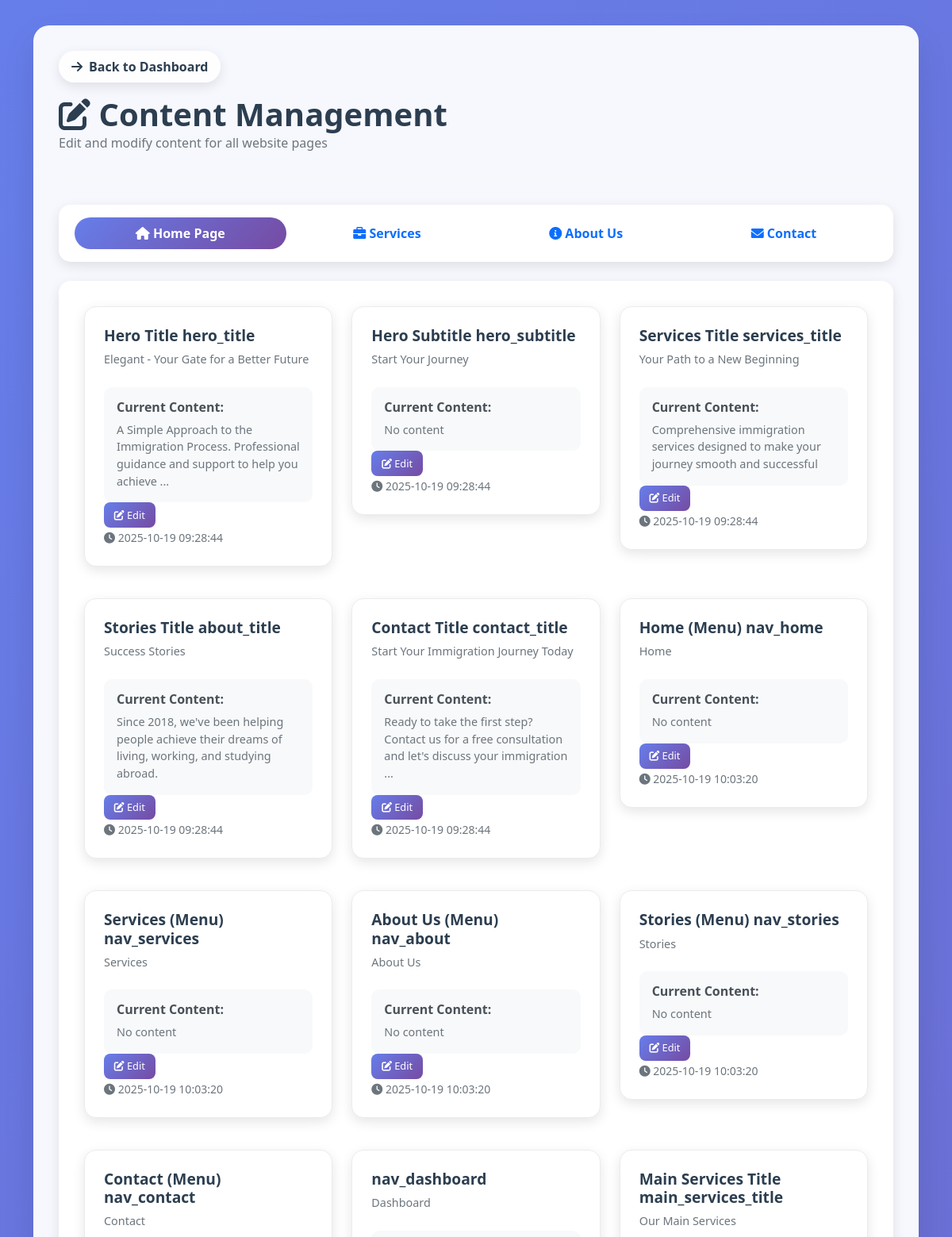
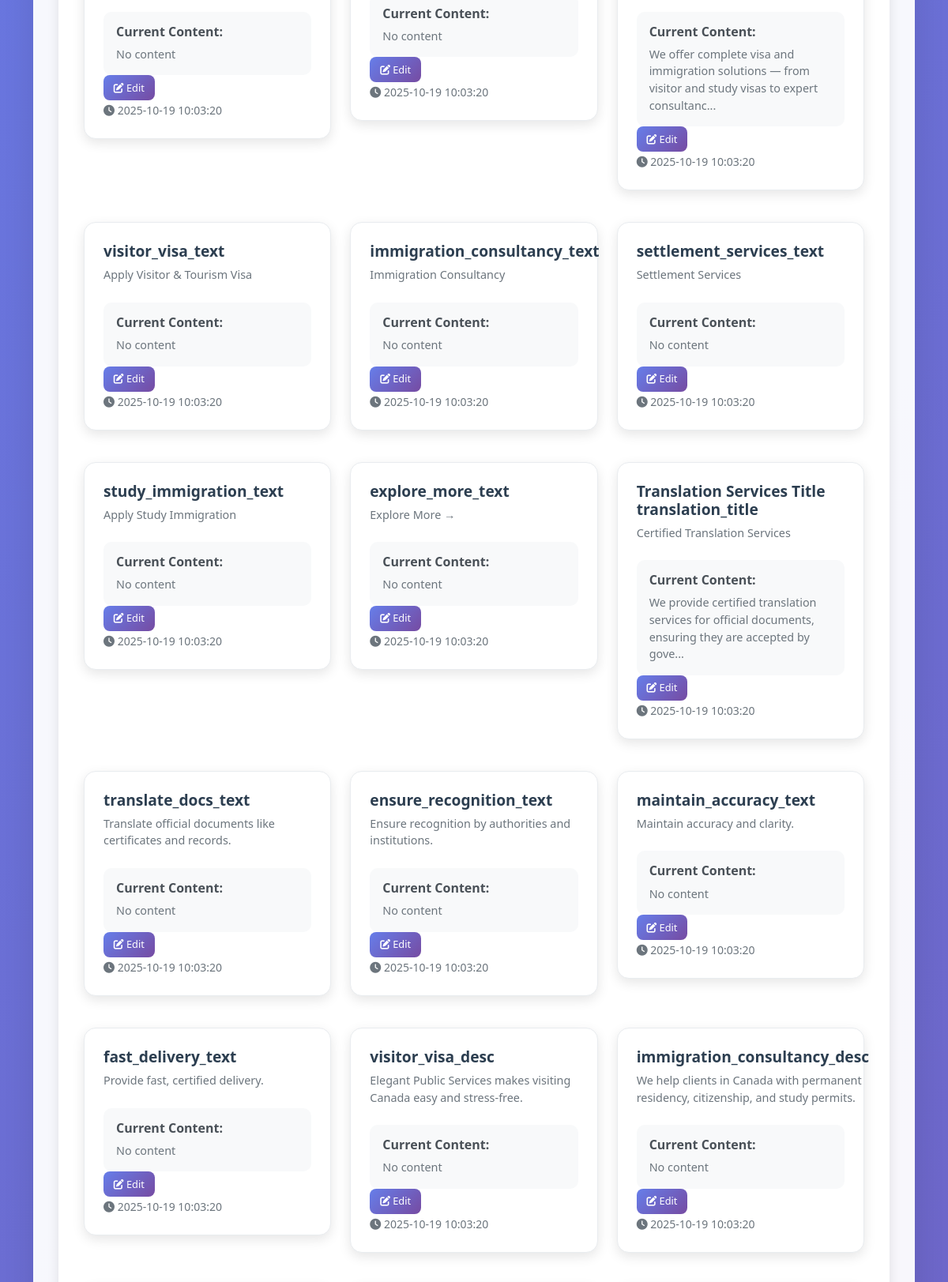
/dashboard/content (upper part), run on the app's committed database (2 pictures, top to bottom).
### tables this page shows
CREATE TABLE page_sections (
            id INTEGER PRIMARY KEY AUTOINCREMENT,
            page_name TEXT NOT NULL,
            section_key TEXT NOT NULL,
            title_en TEXT,
            title_ar TEXT,
            content_en TEXT,
            content_ar TEXT,
            image_url TEXT,
            order_index INTEGER DEFAULT 0,
            is_active BOOLEAN DEFAULT 1,
            updated_at TIMESTAMP DEFAULT CURRENT_TIMESTAMP,
            UNIQUE(page_name, section_key)
        );

### app.py (the view)
@app.route('/dashboard/content')
def dashboard_content():
    conn = get_db_connection()
    sections = conn.execute('''
        SELECT * FROM page_sections
        WHERE page_name = 'index'
        ORDER BY order_index ASC
    ''').fetchall()
    conn.close()
    current_lang = get_language()
    return render_template('dashboard_content.html', sections=sections, current_lang=current_lang, languages=SUPPORTED_LANGUAGES)

### app.py (called while the page is built)
def get_language():
    return session.get('language', 'en')

def get_db_connection():
    conn = sqlite3.connect('website_content.db')
    conn.row_factory = sqlite3.Row
    return conn

### templates/dashboard_content.html (shortened to what this page needs)
<!DOCTYPE html>
<html lang="{% if current_lang == 'ar' %}ar{% else %}en{% endif %}" dir="{% if current_lang == 'ar' %}rtl{% else %}ltr{% endif %}">
<head>
    <link href="https://cdn.jsdelivr.net/npm/bootstrap@5.1.3/dist/css/bootstrap.min.css" rel="stylesheet">
    <link href="https://cdnjs.cloudflare.com/ajax/libs/font-awesome/6.0.0/css/all.min.css" rel="stylesheet">
</head>
<body>
    <div class="container">
        <div class="dashboard-container">
            <a href="{{ url_for('dashboard') }}" class="back-btn">
                <i class="fas fa-arrow-right"></i> {% if current_lang == 'ar' %}العودة للوحة التحكم{% else %}Back to Dashboard{% endif %}
            </a>
            <div class="page-header">
                <div>
                    <h1><i class="fas fa-edit"></i> {% if current_lang == 'ar' %}إدارة المحتوى{% else %}Content Management{% endif %}</h1>
                    <p class="text-muted">{% if current_lang == 'ar' %}تحرير وتعديل محتوى جميع صفحات الموقع{% else %}Edit and modify content for all website pages{% endif %}</p>
                </div>
            </div>
            <div class="page-tabs mb-4">
                <div class="nav nav-pills nav-fill" id="page-tabs" role="tablist">
                    <button class="nav-link active" id="index-tab" data-bs-toggle="pill" data-bs-target="#index-content" type="button" role="tab">
                        <i class="fas fa-home"></i> {% if current_lang == 'ar' %}الصفحة الرئيسية{% else %}Home Page{% endif %}
                    </button>
                    <button class="nav-link" id="services-tab" data-bs-toggle="pill" data-bs-target="#services-content" type="button" role="tab">
                        <i class="fas fa-briefcase"></i> {% if current_lang == 'ar' %}الخدمات{% else %}Services{% endif %}
                    </button>
                    <button class="nav-link" id="about-tab" data-bs-toggle="pill" data-bs-target="#about-content" type="button" role="tab">
                        <i class="fas fa-info-circle"></i> {% if current_lang == 'ar' %}من نحن{% else %}About Us{% endif %}
                    </button>
                    <button class="nav-link" id="contact-tab" data-bs-toggle="pill" data-bs-target="#contact-content" type="button" role="tab">
                        <i class="fas fa-envelope"></i> {% if current_lang == 'ar' %}تواصل معنا{% else %}Contact{% endif %}
                    </button>
                </div>
            </div>
            <div class="tab-content" id="page-tabsContent">
                <div class="tab-pane fade show active" id="index-content" role="tabpanel">
                    <div class="row">
                        {% for section in sections %}
                        {% if section.page_name == 'index' %}
                        <div class="col-md-6 col-lg-4 mb-3">
                            <div class="content-section">
                                <div class="section-header">
                                    <div>
                                        <h3 class="section-title">
                                            {% if current_lang == 'ar' %}
                                                {% if section.section_key == 'hero_title' %}العنوان الرئيسي{% endif %}
                                                {% if section.section_key == 'hero_subtitle' %}العنوان الفرعي{% endif %}
                                                {% if section.section_key == 'services_title' %}عنوان الخدمات{% endif %}
                                                {% if section.section_key == 'about_title' %}عنوان القصص{% endif %}
                                                {% if section.section_key == 'contact_title' %}عنوان التواصل{% endif %}
                                                {% if section.section_key == 'nav_home' %}الرئيسية (القائمة){% endif %}
                                                {% if section.section_key == 'nav_services' %}الخدمات (القائمة){% endif %}
                                                {% if section.section_key == 'nav_about' %}من نحن (القائمة){% endif %}
                                                {% if section.section_key == 'nav_stories' %}القصص (القائمة){% endif %}
                                                {% if section.section_key == 'nav_contact' %}تواصل معنا (القائمة){% endif %}
                                                {% if section.section_key == 'main_services_title' %}عنوان الخدمات الرئيسية{% endif %}
                                                {% if section.section_key == 'translation_title' %}عنوان خدمات الترجمة{% endif %}
                                                {% if section.section_key == 'why_choose_us_title' %}لماذا تختارنا{% endif %}
                                                {% if section.section_key == 'consultation_title' %}طلب الاستشارة{% endif %}
                                                {% if section.section_key == 'quick_contact_title' %}التواصل السريع{% endif %}
                                                {% if section.section_key == 'our_offices_title' %}مكاتبنا{% endif %}
                                                {{ section.section_key }}
                                            {% else %}
                                                {% if section.section_key == 'hero_title' %}Hero Title{% endif %}
                                                {% if section.section_key == 'hero_subtitle' %}Hero Subtitle{% endif %}
                                                {% if section.section_key == 'services_title' %}Services Title{% endif %}
                                                {% if section.section_key == 'about_title' %}Stories Title{% endif %}
                                                {% if section.section_key == 'contact_title' %}Contact Title{% endif %}
                                                {% if section.section_key == 'nav_home' %}Home (Menu){% endif %}
                                                {% if section.section_key == 'nav_services' %}Services (Menu){% endif %}
                                                {% if section.section_key == 'nav_about' %}About Us (Menu){% endif %}
                                                {% if section.section_key == 'nav_stories' %}Stories (Menu){% endif %}
                                                {% if section.section_key == 'nav_contact' %}Contact (Menu){% endif %}
                                                {% if section.section_key == 'main_services_title' %}Main Services Title{% endif %}
                                                {% if section.section_key == 'translation_title' %}Translation Services Title{% endif %}
                                                {{ section.section_key }}
                                            {% endif %}
                                        </h3>
                                        <p class="section-preview">
                                            {% if current_lang == 'ar' %}
                                                {{ section.title_ar or section.title_en or 'لا يوجد عنوان' }}
                                            {% else %}
                                                {{ section.title_en or section.title_ar or 'No title' }}
                                            {% endif %}
                                        </p>
                                    </div>
                                </div>
                                <div class="section-info">
                                    <h6>{% if current_lang == 'ar' %}المحتوى الحالي:{% else %}Current Content:{% endif %}</h6>
                                    <p>
                                        {% if current_lang == 'ar' %}
                                            {{ (section.content_ar or section.content_en or 'لا يوجد محتوى')[:100] }}{% if (section.content_ar or section.content_en) and (section.content_ar or section.content_en)|length > 100 %}...{% endif %}
                                        {% else %}
                                            {{ (section.content_en or section.content_ar or 'No content')[:100] }}{% if (section.content_en or section.content_ar) and (section.content_en or section.content_ar)|length > 100 %}...{% endif %}
                                        {% endif %}
                                    </p>
                                </div>
                                <div class="section-actions">
                                    <a href="{{ url_for('edit_content', section_id=section.id) }}"
                                       class="btn btn-primary btn-sm">
                                        <i class="fas fa-edit"></i> {% if current_lang == 'ar' %}تعديل{% else %}Edit{% endif %}
                                    </a>
                                </div>
                                <small class="text-muted">
                                    <i class="fas fa-clock"></i>
                                    {{ section.updated_at }}
                                </small>
                            </div>
                        </div>
                        {% endif %}
                        {% endfor %}
                    </div>
                </div>
            </div>
        </div>
    </div>
</body>
</html>

### templates/dashboard_content.html (style rules this page uses)
body { background: linear-gradient(135deg, #667eea 0%, #764ba2 100%); min-height: 100vh; font-family: 'Segoe UI', Tahoma, Geneva, Verdana, sans-serif; }
.dashboard-container { background: rgba(255, 255, 255, 0.95); border-radius: 20px; box-shadow: 0 20px 40px rgba(0, 0, 0, 0.1); margin: 2rem auto; padding: 2rem; }
.page-header { display: flex; justify-content: space-between; align-items: center; margin-bottom: 2rem; padding-bottom: 1rem; border-bottom: 2px solid #f8f9fa; }
.page-header h1 { color: #2c3e50; font-weight: 700; margin: 0; }
.content-section { background: white; border-radius: 15px; padding: 1.5rem; margin-bottom: 1.5rem; box-shadow: 0 5px 15px rgba(0, 0, 0, 0.1); transition: all 0.3s ease; border: 1px solid #e9ecef; }
.section-header { display: flex; justify-content: space-between; align-items: flex-start; margin-bottom: 1rem; }
.section-title { color: #2c3e50; font-weight: 700; font-size: 1.2rem; margin: 0; }
.section-preview { color: #6c757d; font-size: 0.9rem; margin: 0.5rem 0; line-height: 1.5; }
.section-actions { display: flex; gap: 0.5rem; }
.btn-sm { padding: 0.4rem 0.8rem; font-size: 0.8rem; border-radius: 8px; }
.btn-primary { background: linear-gradient(135deg, #667eea 0%, #764ba2 100%); border: none; }
.back-btn { background: rgba(255, 255, 255, 0.9); border-radius: 50px; padding: 8px 16px; text-decoration: none; color: #2c3e50; font-weight: 600; box-shadow: 0 5px 15px rgba(0, 0, 0, 0.1); transition: all 0.3s ease; display: inline-flex; align-items: center; gap: 0.5rem; margin-bottom: 1rem; }
.section-info { background: #f8f9fa; border-radius: 10px; padding: 1rem; margin-top: 1rem; }
.section-info h6 { color: #495057; font-weight: 600; margin-bottom: 0.5rem; }
.section-info p { color: #6c757d; font-size: 0.9rem; margin: 0; }
.page-tabs { background: white; border-radius: 15px; padding: 1rem; margin-bottom: 2rem; box-shadow: 0 5px 15px rgba(0, 0, 0, 0.1); }
.nav-pills .nav-link { border-radius: 25px; font-weight: 600; transition: all 0.3s ease; margin: 0 0.25rem; }
.nav-pills .nav-link.active { background: linear-gradient(135deg, #667eea 0%, #764ba2 100%); color: white; }
.tab-content { background: white; border-radius: 15px; padding: 2rem; box-shadow: 0 5px 15px rgba(0, 0, 0, 0.1); }

### data on the page
page_sections: shows "Hero Title", section_key "hero_title", title_en "Elegant - Your Gate for a Better Future", content_en "A Simple Approach to the Immigration Process. Professional guidance and support to help you achieve", updated_at "2025-10-19 09:28:44"
page_sections: shows "Hero Subtitle", section_key "hero_subtitle", title_en "Start Your Journey", content_en+content_ar "No content", updated_at "2025-10-19 09:28:44"
page_sections: shows "Services Title", section_key "services_title", title_en "Your Path to a New Beginning", content_en "Comprehensive immigration services designed to make your journey smooth and successful", updated_at "2025-10-19 09:28:44"
page_sections: shows "Stories Title", section_key "about_title", title_en "Success Stories", content_en "Since 2018, we've been helping people achieve their dreams of living, working, and studying abroad.", updated_at "2025-10-19 09:28:44"
page_sections: shows "Contact Title", section_key "contact_title", title_en "Start Your Immigration Journey Today", content_en "Ready to take the first step? Contact us for a free consultation and let's discuss your immigration", updated_at "2025-10-19 09:28:44"
page_sections: shows "Home (Menu)", section_key "nav_home", title_en "Home", content_en+content_ar "No content", updated_at "2025-10-19 10:03:20"
page_sections: shows "Services (Menu)", section_key "nav_services", title_en "Services", content_en+content_ar "No content", updated_at "2025-10-19 10:03:20"
page_sections: shows "About Us (Menu)", section_key "nav_about", title_en "About Us", content_en+content_ar "No content", updated_at "2025-10-19 10:03:20"
page_sections: shows "Stories (Menu)", section_key "nav_stories", title_en "Stories", content_en+content_ar "No content", updated_at "2025-10-19 10:03:20"
page_sections: shows "Contact (Menu)", section_key "nav_contact", title_en "Contact", content_en+content_ar "No content", updated_at "2025-10-19 10:03:20"
page_sections: section_key "nav_dashboard", title_en "Dashboard", content_en+content_ar "No content", updated_at "2025-10-19 10:03:20"
page_sections: shows "Main Services Title", section_key "main_services_title", title_en "Our Main Services", content_en "We offer complete visa and immigration solutions — from visitor and study visas to expert consultanc", updated_at "2025-10-19 10:03:20"
page_sections: section_key "visitor_visa_text", title_en "Apply Visitor & Tourism Visa", content_en+content_ar "No content", updated_at "2025-10-19 10:03:20"
page_sections: section_key "immigration_consultancy_text", title_en "Immigration Consultancy", content_en+content_ar "No content", updated_at "2025-10-19 10:03:20"
page_sections: section_key "settlement_services_text", title_en "Settlement Services", content_en+content_ar "No content", updated_at "2025-10-19 10:03:20"
page_sections: section_key "study_immigration_text", title_en "Apply Study Immigration", content_en+content_ar "No content", updated_at "2025-10-19 10:03:20"
page_sections: section_key "explore_more_text", title_en "Explore More →", content_en+content_ar "No content", updated_at "2025-10-19 10:03:20"
page_sections: shows "Translation Services Title", section_key "translation_title", title_en "Certified Translation Services", content_en "We provide certified translation services for official documents, ensuring they are accepted by gove", updated_at "2025-10-19 10:03:20"
page_sections: section_key "translate_docs_text", title_en "Translate official documents like certificates and records.", content_en+content_ar "No content", updated_at "2025-10-19 10:03:20"
page_sections: section_key "ensure_recognition_text", title_en "Ensure recognition by authorities and institutions.", content_en+content_ar "No content", updated_at "2025-10-19 10:03:20"
page_sections: section_key "maintain_accuracy_text", title_en "Maintain accuracy and clarity.", content_en+content_ar "No content", updated_at "2025-10-19 10:03:20"
page_sections: section_key "fast_delivery_text", title_en "Provide fast, certified delivery.", content_en+content_ar "No content", updated_at "2025-10-19 10:03:20"
page_sections: section_key "visitor_visa_desc", title_en "Elegant Public Services makes visiting Canada easy and stress-free.", content_en+content_ar "No content", updated_at "2025-10-19 10:03:20"
page_sections: section_key "immigration_consultancy_desc", title_en "We help clients in Canada with permanent residency, citizenship, and study permits.", content_en+content_ar "No content", updated_at "2025-10-19 10:03:20"
